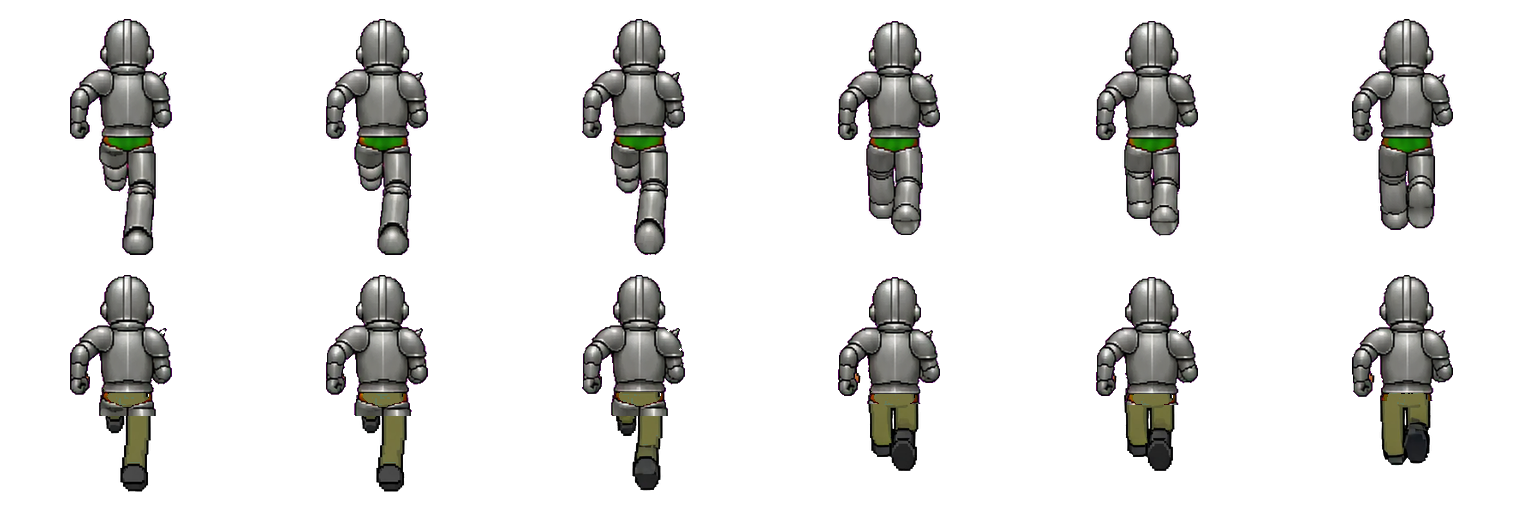
#> input picture tools/posesheets/_validate_chest_steelplate_jog-north.png, 1536 x 512 px, given in place of jog-south.png, which was not available
$ python fix_partial_and_east.py
#> lines starting #> are read from the running program, lines starting #| are printed output that depends on the picture; after the words box and inside, x2 and y2 are one past the last pixel; in counts of white or black regions, pixels touching at a corner belong together; pictures that were not available may be replaced by others from this repository, and a replacement may not be noted
#!/usr/bin/env python3
"""v2.3.1373: two owner reports from the v2.3.1372 preview.

1. "South Jog torso only has a few frames where it might be showing tan
   belly" — chest-only wear shows the shirtless body's midriff between the
   cuirass hem belt and the trouser waist on frames where the run-cycle bob
   raises the hem.  Fix in the ART (the renderer's chain paint is full-set-
   only by design since v2.3.1372): extend each frame's hem-belt bottom edge
   downward a few px, clipped to the body silhouette, so the belt always
   meets the trousers.  Central columns only — gauntlets/arms at the figure's
   edges are untouched.  Applied to the non-profile dirs (south/southwest/
   north); east keeps its approved look (the crossing arm makes any hem
   extension risky there).

2. "East jog fully armored still looks like too thick of black outlines" —
   the east board's line art circles every armor segment in near-black, and
   on the narrow profile figure those seams read as thick outlines.  Lift
   INTERIOR dark pixels toward the soft gray the south/north boards use;
   the 1px silhouette rim (approved in v2.3.1371) is left alone.

Usage: python3 tools/fix_partial_and_east.py
Do NOT pipe through `head` — SIGPIPE can kill the run before the save.
"""
import numpy as np
from PIL import Image

HEM_DIRS = ['south', 'southwest', 'north']
HEM_EXT = 9          # px (128-space) the hem belt may extend down
CENTER_BAND = 0.85   # central fraction of the figure's columns eligible


def extend_hem(d):
    """Fill the belly gap by extending each column's hem-belt bottom pixel
    down over SKIN-classified body pixels only — the fill stops at the
    trousers by itself, and gauntlet columns stop immediately (below a fist
    is background or pants, never a skin run)."""
#> called with d = 'south'
    p = f'public/sprites/gear/chest/steelplate/jog-{d}.png'
    g = np.array(Image.open(p).convert('RGBA'))
#> g is the input picture: shape (512, 1536, 4); mean R, G, B, A 18.7, 18.2, 17.4, 45.6
    b = np.array(Image.open(f'public/sprites/player/jog-{d}.png').convert('RGBA'))
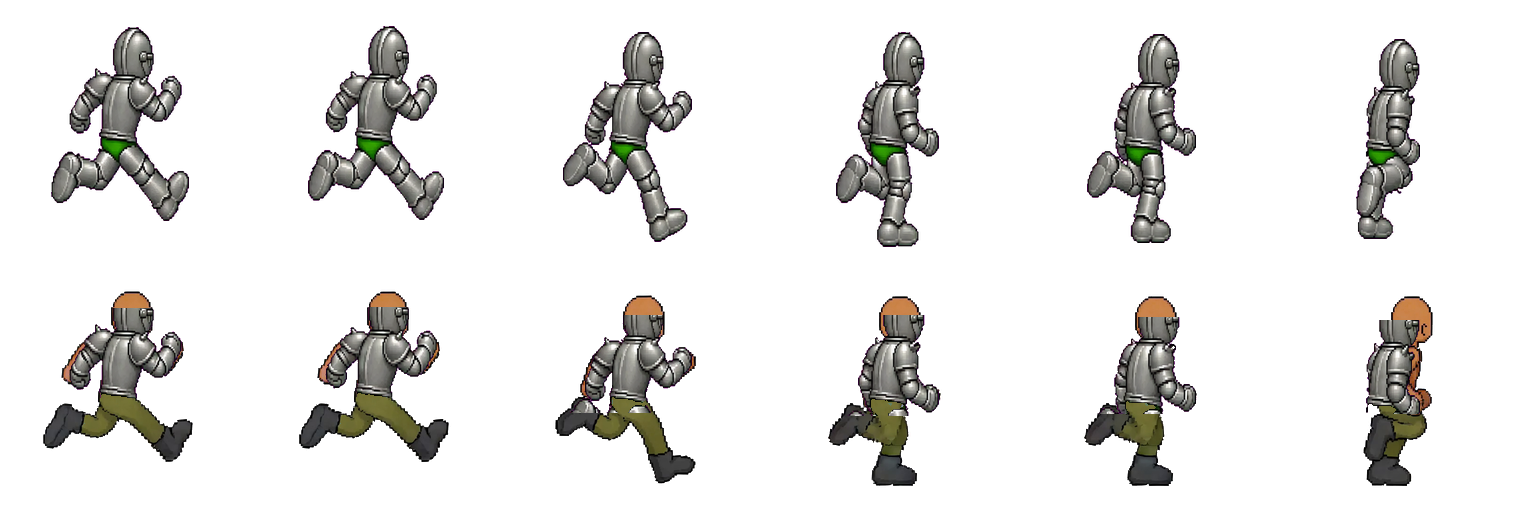
#> input picture tools/posesheets/_validate_chest_steelplate_jog-northeast.png, 1536 x 512 px, given in place of jog-south.png, which was not available
#> b is the input picture: shape (512, 1536, 4); mean R, G, B, A 18.2, 17.2, 16.2, 40.7
    fw = g.shape[0]
#> fw = 512
    n = g.shape[1] // fw
#> n = 3
    bn = b.shape[1] // b.shape[0]
#> bn = 3
    tot = 0
    for i in range(min(n, bn)):
        gf = g[:, i * fw:(i + 1) * fw]
        bf = b[:, i * fw:(i + 1) * fw]
        gop = gf[:, :, 3] > 40
        if not gop.any():
            continue
        R = bf[:, :, 0].astype(int)
        G = bf[:, :, 1].astype(int)
        B = bf[:, :, 2].astype(int)
        A = bf[:, :, 3] > 40
        # relaxed skin + the body's own dark waistband — both read as a
        # "tan belly" / "sudden black" flash between hem and trousers
        skin = (A & (R > 100) & (R > G + 18) & (G > B + 5)) \
            | (A & (np.maximum(np.maximum(R, G), B) < 80) & (R >= G))
        xs = np.where(gop.any(axis=0))[0]
        x0, x1 = xs.min(), xs.max()
        cx0 = int(x0 + (x1 - x0) * (0.5 - CENTER_BAND / 2))
        cx1 = int(x0 + (x1 - x0) * (0.5 + CENTER_BAND / 2))
        bot = np.where(gop.any(axis=1))[0].max()
        for x in range(cx0, cx1 + 1):
            col = np.where(gop[:, x])[0]
            if not len(col):
                continue
            y0 = col.max()
            # only columns whose art reaches the hem region (skip pauldrons
            # whose lowest pixel is far above the belt line)
            if y0 < bot - 8:
                continue
            src = gf[y0, x].copy()
            for k in range(1, HEM_EXT + 1):
                y = y0 + k
                if y >= fw or gf[y, x, 3] > 40 or not skin[y, x]:
                    break
                gf[y, x] = src
                gf[y, x, 3] = 255
                tot += 1
#> this loop made 3 passes
#> (x0, x1, cx0, cx1, bot) on passes 1 to 3: (70, 427, 96, 400, 491), (70, 427, 96, 400, 490), (72, 428, 98, 401, 471)
#> pass 1, in extend_hem, `gf = g[:, i * fw:(i + 1) * fw]`:
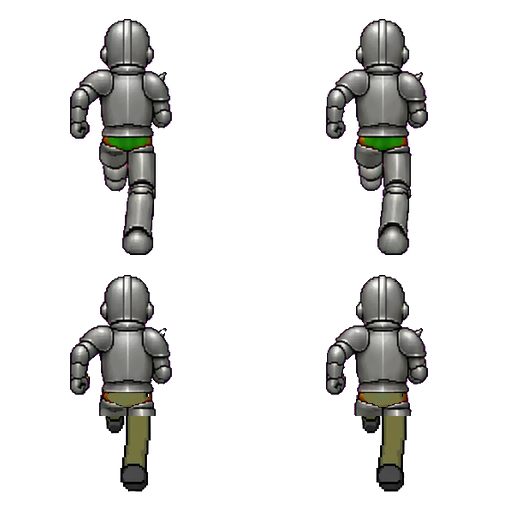
#> gf: shape (512, 512, 4); mean R, G, B, A 18.9, 18.3, 17.6, 45.9; transparent parts drawn white
#> pass 1, in extend_hem, `bf = b[:, i * fw:(i + 1) * fw]`:
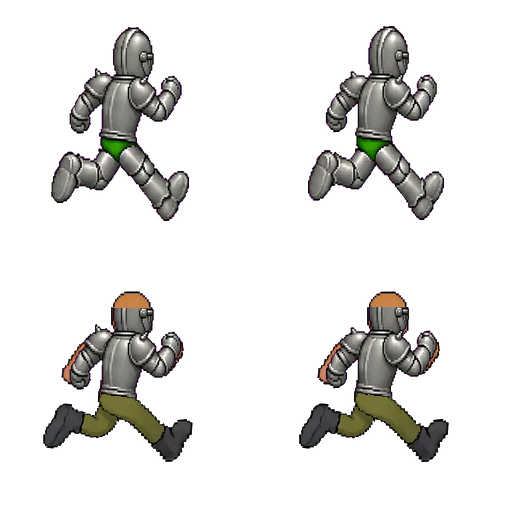
#> bf: shape (512, 512, 4); mean R, G, B, A 20.2, 19.2, 18.1, 44.8; transparent parts drawn white
#> pass 1, in extend_hem, `gop = gf[:, :, 3] > 40`:
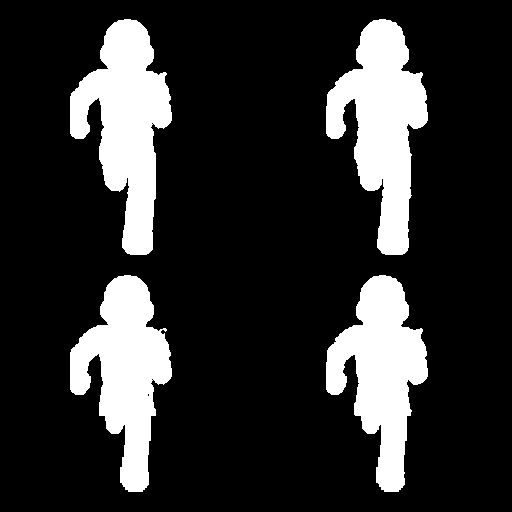
#> gop: shape (512, 512) bool; 18.3% white; 4 white regions, box (x1, y1, x2, y2) and area: (70, 19, 172, 255) 12587, (326, 19, 428, 255) 12576, (70, 275, 172, 492) 11463, (326, 275, 428, 492) 11451
#> pass 1, in extend_hem, `R = bf[:, :, 0].astype(int)`:
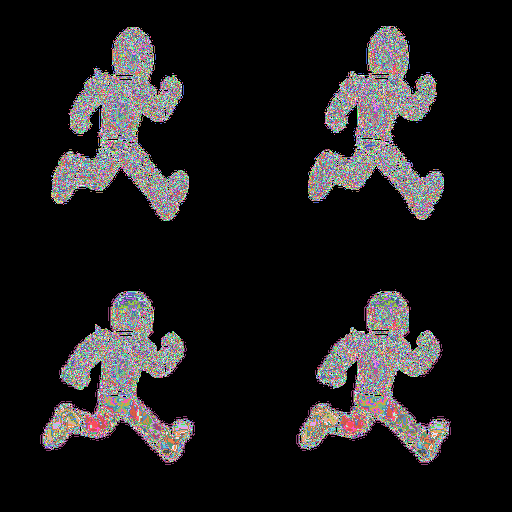
#> R: shape (512, 512) int64; 256 distinct labels, from 0 to 255; one colour per label, 0 black
#> after the loop:
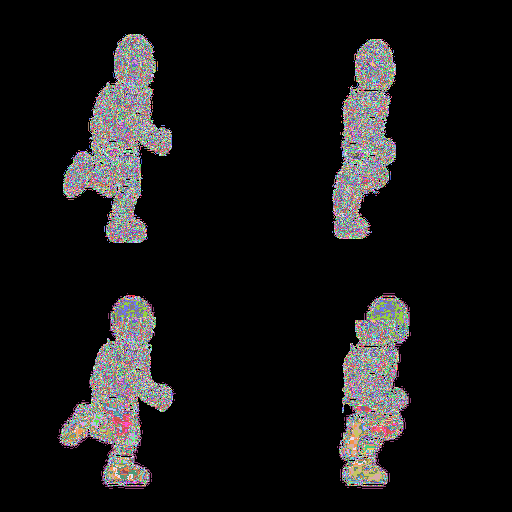
#> R: shape (512, 512) int64; 256 distinct labels, from 0 to 255; one colour per label, 0 black
#> after the loop:
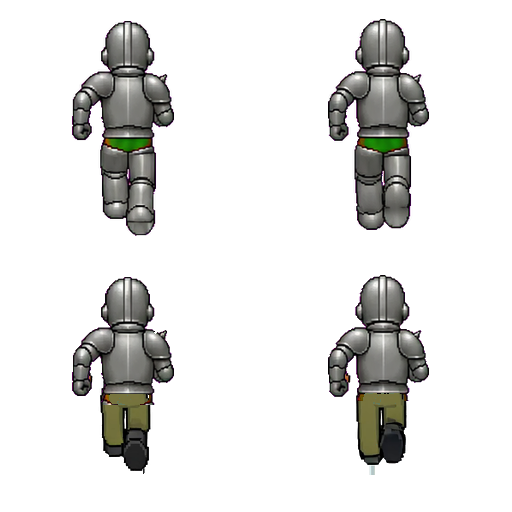
#> gf: shape (512, 512, 4); mean R, G, B, A 18.7, 18.3, 17.3, 45.6; transparent parts drawn white
#> after the loop, tot = 108
    Image.fromarray(g).save(p)
    print(f'{d}: hem extended over skin gap ({tot} px) -> {p}')
#| south: hem extended over skin gap (108 px) -> public/sprites/gear/chest/steelplate/jog-south.png


# [54 lines left out: functions soften_east, neutralize_stand_greaves, not called in this run]


if __name__ == '__main__':
    for d in HEM_DIRS:
#> (the run stopped early here; a loop or call above may not have finished)
